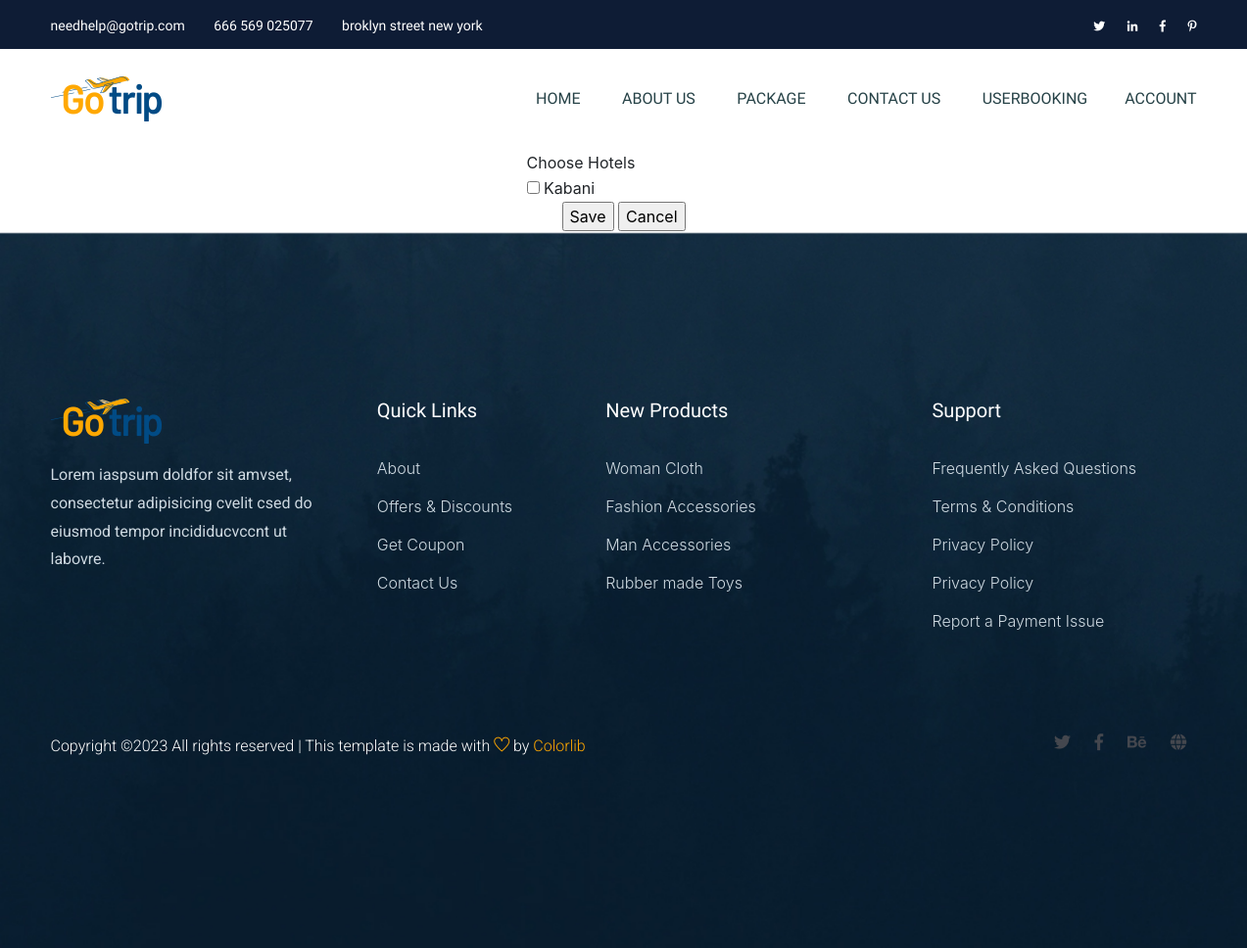
/Agency/Hotels.php, run on an earlier commit of the app's database.
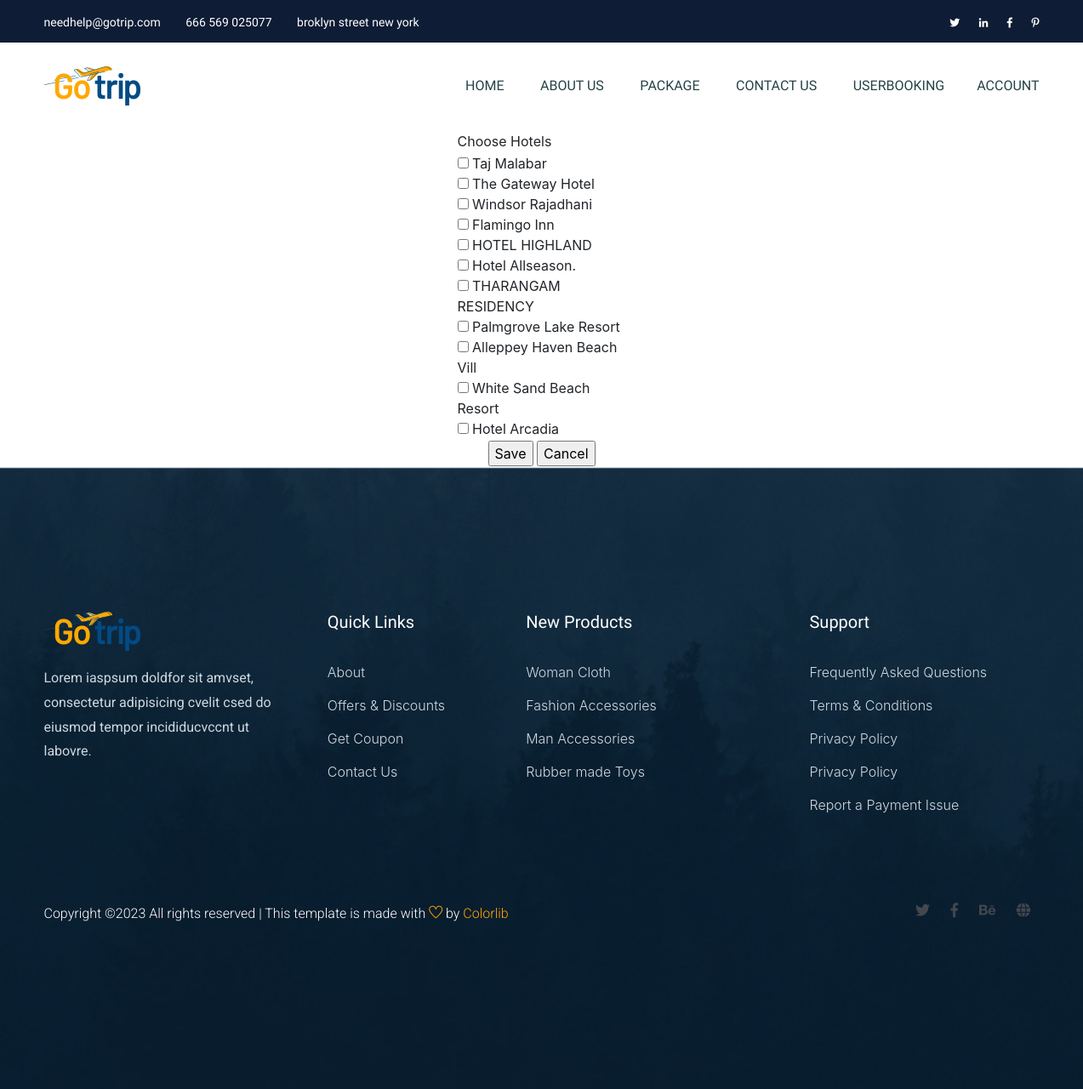
And on a later commit of the database.
### tables this page shows
CREATE TABLE `tbl_newhotel` (
  `hotels_id` int(10) NOT NULL,
  `hotels_name` varchar(25) NOT NULL,
  `hotels_contact` varchar(20) NOT NULL,
  `hotels_address` varchar(30) NOT NULL,
  `hotels_email` varchar(30) NOT NULL,
  `hotels_website` varchar(30) NOT NULL,
  `hotels_photo` varchar(30) NOT NULL
);

### Agency/Hotels.php (the view, shortened to what this page needs)
<!DOCTYPE html PUBLIC "-//W3C//DTD XHTML 1.0 Transitional//EN" "http://www.w3.org/TR/xhtml1/DTD/xhtml1-transitional.dtd">
<html xmlns="http://www.w3.org/1999/xhtml">
<head>
</head>
<body>
<?php
include("Header.php");
include("../Assets/Connection/Connection.php");
?>
<form id="form1" name="form1" method="post" action="">
  <table width="200" align="center">
    <tr>
      <td>Choose Hotels</td>
</tr>
<tr>
      <td>
      <?php
	  $sel="select * from tbl_newhotel";
	  $data=$conn->query($sel);
	  while($row=$data->fetch_assoc())
	  {
		  ?>
          <input type="checkbox" name="hotels[]" value="<?php echo $row["hotels_id"]?>"/>
          <?php echo $row["hotels_name"]?>
          <br>
          <?php
	  }
      ?></td>
    </tr>
    <tr>
      <td colspan="2" align="center"><input type="submit" name="btnsave" id="btnsave" value="Save" />
      <input type="submit" name="btncancel" id="btncancel" value="Cancel" /></td>
    </tr>
  </table>
</form>
</body>
</html>
<?php
include("Footer.php");
?>

### Agency/Header.php (shortened to what this page needs)
<!doctype html>
<html class="no-js" lang="zxx">
    <head>
            <link rel="stylesheet" href="../Assets/Template/Main/assets/css/bootstrap.min.css">
            <link rel="stylesheet" href="../Assets/Template/Main/assets/css/owl.carousel.min.css">
            <link rel="stylesheet" href="../Assets/Template/Main/assets/css/flaticon.css">
            <link rel="stylesheet" href="../Assets/Template/Main/assets/css/slicknav.css">
            <link rel="stylesheet" href="../Assets/Template/Main/assets/css/animate.min.css">
            <link rel="stylesheet" href="../Assets/Template/Main/assets/css/magnific-popup.css">
            <link rel="stylesheet" href="../Assets/Template/Main/assets/css/fontawesome-all.min.css">
            <link rel="stylesheet" href="../Assets/Template/Main/assets/css/themify-icons.css">
            <link rel="stylesheet" href="../Assets/Template/Main/assets/css/slick.css">
            <link rel="stylesheet" href="../Assets/Template/Main/assets/css/nice-select.css">
            <link rel="stylesheet" href="../Assets/Template/Main/assets/css/style.css">
   </head>
   <body>
    <header>
       <div class="header-area">
            <div class="main-header ">
                <div class="header-top top-bg d-none d-lg-block">
                   <div class="container">
                    <div class="row justify-content-between align-items-center">
                        <div class="col-lg-8">
                            <div class="header-info-left">
                                <ul>
                                    <li>needhelp@gotrip.com</li>
                                    <li>666 569 025077</li>
                                    <li>broklyn street new york</li>
                                </ul>
                            </div>
                        </div>
                        <div class="col-lg-4">
                            <div class="header-info-right f-right">
                                <ul class="header-social">
                                    <li><a href="#"><i class="fab fa-twitter"></i></a></li>
                                    <li><a href="#"><i class="fab fa-linkedin-in"></i></a></li>
                                    <li><a href="#"><i class="fab fa-facebook-f"></i></a></li>
                                   <li> <a href="#"><i class="fab fa-pinterest-p"></i></a></li>
                                </ul>
                            </div>
                        </div>
                       </div>
                   </div>
                </div>
               <div class="header-bottom  header-sticky">
                    <div class="container">
                        <div class="row align-items-center">
                            <div class="col-xl-2 col-lg-2 col-md-1">
                                <div class="logo">
                                  <a href="index.html"><img src="assets/img/logo/logo.png" alt=""></a>
                                </div>
                            </div>
                            <div class="col-xl-10 col-lg-10 col-md-10">
                                <div class="main-menu f-right d-none d-lg-block">
                                    <nav>
                                        <ul id="navigation">
                                            <li><a href="Homepage.php">Home</a></li>
                                            <li><a href="#">About US</a></li>
                                            <li><a href="Package.php">Package</a></li>
                                            <li><a href="#">Contact Us</a></li>
                                            <li><a href="#">UserBooking</a>
                                            </li>
                                                </ul>
                                            <li><a href="#">Account</a>
                                            </li>
                                    </nav>
                                </div>
                            </div>
                            <div class="col-12">
                            </div>
                        </div>
                    </div>
               </div>
            </div>
       </div>
    </header>

### Agency/Footer.php (shortened to what this page needs)
<footer>
        <div class="footer-area footer-padding footer-bg" data-background="assets/img/service/footer_bg.jpg">
            <div class="container">
                <div class="row d-flex justify-content-between">
                    <div class="col-xl-3 col-lg-3 col-md-5 col-sm-6">
                       <div class="single-footer-caption mb-50">
                         <div class="single-footer-caption mb-30">
                             <div class="footer-logo">
                                 <a href="index.html"><img src="assets/img/logo/logo2_footer.png" alt=""></a>
                             </div>
                             <div class="footer-tittle">
                                 <div class="footer-pera">
                                     <p>Lorem iaspsum doldfor sit amvset, consectetur adipisicing cvelit csed do eiusmod tempor incididucvccnt ut labovre.</p>
                                </div>
                             </div>
                         </div>
                       </div>
                    </div>
                    <div class="col-xl-2 col-lg-3 col-md-3 col-sm-5">
                        <div class="single-footer-caption mb-50">
                            <div class="footer-tittle">
                                <h4>Quick Links</h4>
                                <ul>
                                    <li><a href="#">About</a></li>
                                    <li><a href="#"> Offers & Discounts</a></li>
                                    <li><a href="#"> Get Coupon</a></li>
                                    <li><a href="#">  Contact Us</a></li>
                                </ul>
                            </div>
                        </div>
                    </div>
                    <div class="col-xl-3 col-lg-3 col-md-4 col-sm-7">
                        <div class="single-footer-caption mb-50">
                            <div class="footer-tittle">
                                <h4>New Products</h4>
                                <ul>
                                    <li><a href="#">Woman Cloth</a></li>
                                    <li><a href="#">Fashion Accessories</a></li>
                                    <li><a href="#"> Man Accessories</a></li>
                                    <li><a href="#"> Rubber made Toys</a></li>
                                </ul>
                            </div>
                        </div>
                    </div>
                    <div class="col-xl-3 col-lg-3 col-md-5 col-sm-7">
                        <div class="single-footer-caption mb-50">
                            <div class="footer-tittle">
                                <h4>Support</h4>
                                <ul>
                                 <li><a href="#">Frequently Asked Questions</a></li>
                                 <li><a href="#">Terms & Conditions</a></li>
                                 <li><a href="#">Privacy Policy</a></li>
                                 <li><a href="#">Privacy Policy</a></li>
                                 <li><a href="#">Report a Payment Issue</a></li>
                             </ul>
                            </div>
                        </div>
                    </div>
                </div>
                <div class="row pt-padding">
                 <div class="col-xl-7 col-lg-7 col-md-7">
                    <div class="footer-copy-right">
                         <p>
  Copyright &copy;<script>document.write(new Date().getFullYear());</script> All rights reserved | This template is made with <i class="ti-heart" aria-hidden="true"></i> by <a href="https://colorlib.com" target="_blank">Colorlib</a>
  </p>
                    </div>
                 </div>
                  <div class="col-xl-5 col-lg-5 col-md-5">
                        <div class="footer-social f-right">
                            <a href="#"><i class="fab fa-twitter"></i></a>
                            <a href="#"><i class="fab fa-facebook-f"></i></a>
                            <a href="#"><i class="fab fa-behance"></i></a>
                            <a href="#"><i class="fas fa-globe"></i></a>
                        </div>
                 </div>
             </div>
            </div>
        </div>
    </footer>
    </body>
</html>

What changed in the data, as far as the page shows it:
removed tbl_newhotel: hotels_name "Kabani"
added tbl_newhotel: hotels_name "Taj Malabar"
added tbl_newhotel: hotels_name "The Gateway Hotel"
added tbl_newhotel: hotels_name "Windsor Rajadhani"
added tbl_newhotel: hotels_name "Flamingo Inn"
added tbl_newhotel: hotels_name "HOTEL HIGHLAND"
added tbl_newhotel: hotels_name "Hotel Allseason."
added tbl_newhotel: hotels_name "THARANGAM RESIDENCY"
added tbl_newhotel: hotels_name "Palmgrove Lake Resort"
added tbl_newhotel: hotels_name "Alleppey Haven Beach Vill"
added tbl_newhotel: hotels_name "White Sand Beach Resort"
added tbl_newhotel: hotels_name "Hotel Arcadia"
